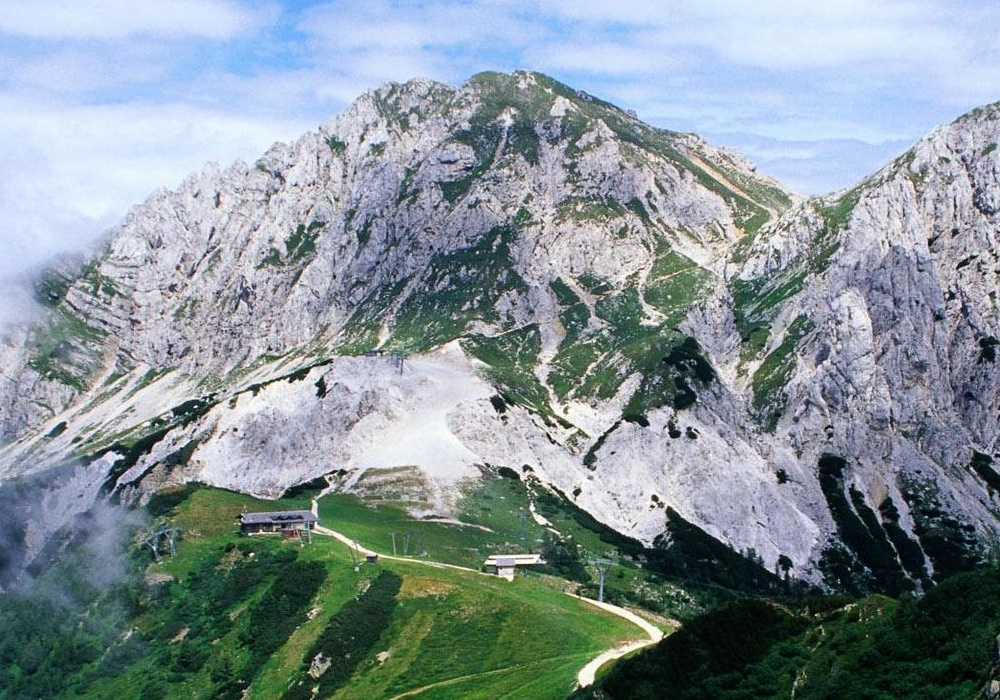
#> input picture OpenCV/Tutorials/images/mountain.jpg, 1000 x 700 px, given in place of the camera
$ python 'run 图像跟踪.py'
#> lines starting #> are read from the running program, lines starting #| are printed output that depends on the picture; after the words box and inside, x2 and y2 are one past the last pixel; in counts of white or black regions, pixels touching at a corner belong together
# OpenCV 中有超过 150 种转换方法，经常使用的为
# BGR - Gray 和 BGR - HSV
# 使用 cv.cvtColor(input_image,flag)，其中 flag 就是转换类型
# BGR -> Gray 使用的 flag 为 cv2.COLOR_BGR2GRAY
# BGR -> HSV 使用的 flag 为 cv2.COLOR_BGR2HSV

# 使用下面的命令，枚举出所有的标记
# flags=[i for i in dir(cv2) if i.startswith('COLOR_')]

# H(色彩/色度) S(饱和度) V(亮度)
# Hue Saturation Value
# OpenCV 中的取值访问为  H[0~179] S[0~255] V[0~255]

#当你需要拿 OpenCV 的 HSV 值与其他软件的 HSV 值进行对比时，一定要记得归一化。

# 使用场景
# 1，物体跟踪
# 在 HSV 颜色空间中要比在 BGR 空间中更容易表示一个特定颜色
# 例如要提取一个蓝色的物体
# a.从视频中获取每一帧图像
# b.将图像转换到 HSV 空间
# c.设置 HSV 阈值到蓝色范围
# d.获取蓝色物体，当然我们还可以做其他任何我们想做的事，比如：在蓝色物体周围画一个圈。

# 代码

import cv2
import numpy as np

cap=cv2.VideoCapture(0)

print(u'按 ESC 键退出')

while True:
	# 获取每一帧
	ret,frame=cap.read()
#> frame is the input picture: shape (700, 1000, 3); mean B, G, R 152.5, 146.7, 133.3

	# 转换到 HSV
	hsv=cv2.cvtColor(frame,cv2.COLOR_BGR2HSV)
#> hsv: shape (700, 1000, 3); mean H, S, V 95.8, 63.6, 160

	# 设定蓝色的阈值
	lower_blue=np.array([110,50,50])
	upper_blue=np.array([130,255,255])

	# 根据阈值构建掩模
	mask=cv2.inRange(hsv,lower_blue,upper_blue)
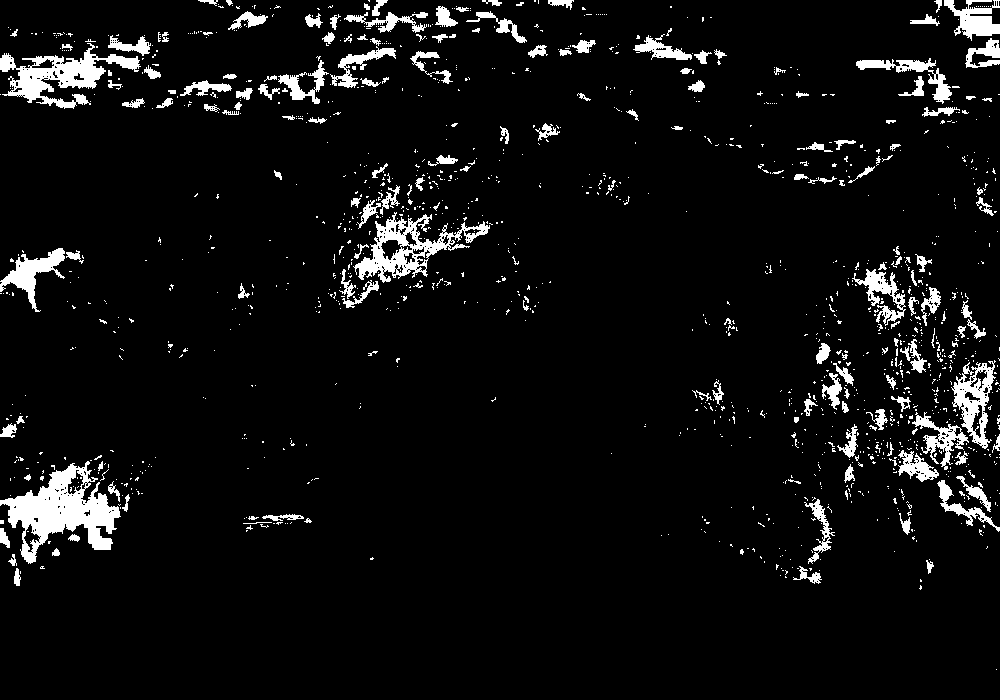
#> mask: shape (700, 1000); 5.9% white; 1370 white regions (1195 under 20 px), largest, box (x1, y1, x2, y2) and area: (0, 461, 121, 564) 5203, (0, 43, 141, 109) 3343, (353, 212, 490, 283) 3002

	# 对原图像和掩模进行位运算
	res=cv2.bitwise_and(frame,frame,mask=mask)
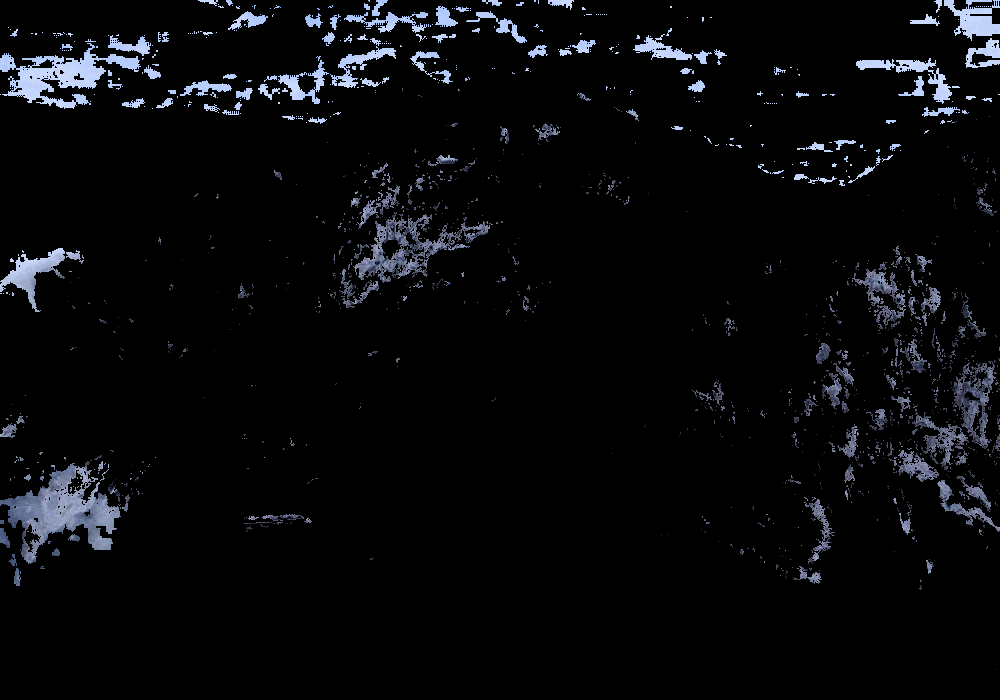
#> res: shape (700, 1000, 3); mean B, G, R 10.7, 8.8, 8.1

	# 显示图像
	cv2.imshow('frame',frame)
	cv2.imshow('mask',mask)
	cv2.imshow('res',res)

	k=cv2.waitKey(5)&0xFF
#> (key Esc is pressed here)
	if k==27:  # ESC
		break

cv2.destroyAllWindows()

'''
这是物体跟踪中最简单的方法。当你学习了轮廓之后，你就会学到更多
相关知识，那是你就可以找到物体的重心，并根据重心来跟踪物体，仅仅在摄
像头前挥挥手就可以画出同的图形，或者其他更有趣的事。
'''
